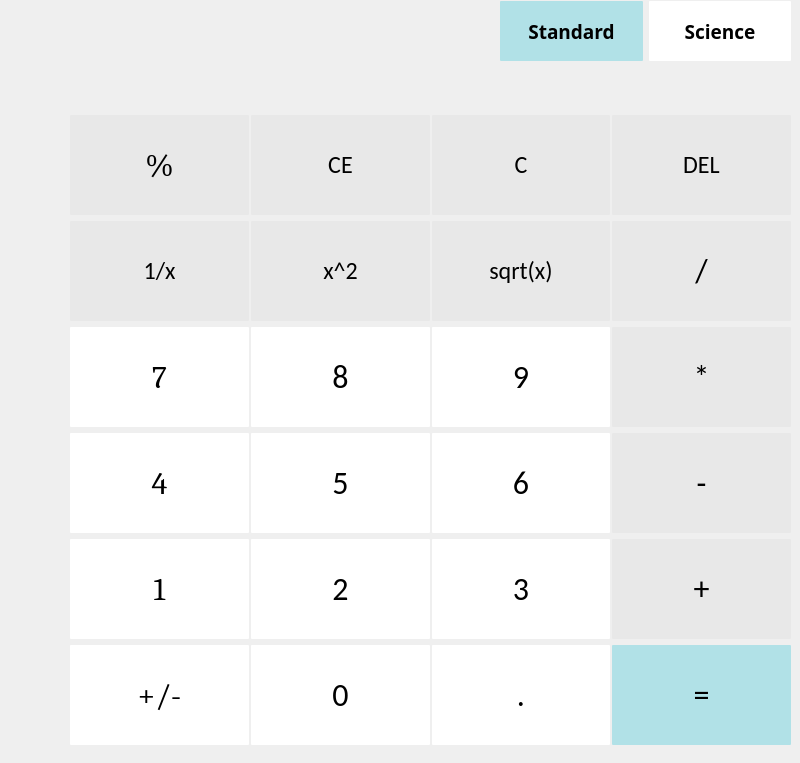
    <widget class="QWidget" name="Standardpage">
     <widget class="QWidget" name="layoutWidget_7">
      <property name="geometry">
       <rect>
        <x>70</x>
        <y>110</y>
        <width>721</width>
        <height>644</height>
       </rect>
      </property>
      <layout class="QGridLayout" name="gridLayout_5">
       <property name="spacing">
        <number>1</number>
       </property>
       <item row="0" column="0">
        <layout class="QHBoxLayout" name="horizontalLayout_21">
         <property name="spacing">
          <number>2</number>
         </property>
         <property name="sizeConstraint">
          <enum>QLayout::SetDefaultConstraint</enum>
         </property>
         <property name="topMargin">
          <number>0</number>
         </property>
         <item>
          <widget class="QPushButton" name="Botton_mod">
           <property name="minimumSize">
            <size>
             <width>100</width>
             <height>100</height>
            </size>
           </property>
           <property name="font">
            <font>
             <family>Cambria</family>
             <pointsize>24</pointsize>
             <weight>50</weight>
             <bold>false</bold>
            </font>
           </property>
           <property name="styleSheet">
            <string notr="true">QPushButton { background-color: rgb(232,232,232); border-radius: 1px; color: rgb(0, 0, 0); color:black} QPushButton:hover { background-color: rgb(181, 181, 181); }</string>
           </property>
           <property name="text">
            <string>%</string>
           </property>
           <property name="flat">
            <bool>true</bool>
           </property>
          </widget>
         </item>
         <item>
          <widget class="QPushButton" name="Botton_ce">
           <property name="minimumSize">
            <size>
             <width>100</width>
             <height>100</height>
            </size>
           </property>
           <property name="sizeIncrement">
            <size>
             <width>0</width>
             <height>0</height>
            </size>
           </property>
           <property name="font">
            <font>
             <family>Calibri</family>
             <pointsize>18</pointsize>
             <weight>50</weight>
             <bold>false</bold>
            </font>
           </property>
           <property name="styleSheet">
            <string notr="true">QPushButton { background-color: rgb(232,232,232); border-radius: 1px; color: rgb(0, 0, 0); color:black} QPushButton:hover { background-color: rgb(181, 181, 181); }</string>
           </property>
           <property name="text">
            <string>CE</string>
           </property>
           <property name="default">
            <bool>false</bool>
           </property>
           <property name="flat">
            <bool>true</bool>
           </property>
          </widget>
         </item>
         <item>
          <widget class="QPushButton" name="Botton_c">
           <property name="minimumSize">
            <size>
             <width>100</width>
             <height>100</height>
            </size>
           </property>
           <property name="font">
            <font>
             <family>Calibri</family>
             <pointsize>18</pointsize>
            </font>
           </property>
           <property name="styleSheet">
            <string notr="true">QPushButton { background-color: rgb(232,232,232); border-radius: 1px; color: rgb(0, 0, 0); color:black} QPushButton:hover { background-color: rgb(181, 181, 181); }</string>
           </property>
           <property name="text">
            <string>C</string>
           </property>
           <property name="default">
            <bool>false</bool>
           </property>
           <property name="flat">
            <bool>true</bool>
           </property>
          </widget>
         </item>
         <item>
          <widget class="QPushButton" name="Botton_del">
           <property name="minimumSize">
            <size>
             <width>100</width>
             <height>100</height>
            </size>
           </property>
           <property name="font">
            <font>
             <family>Calibri</family>
             <pointsize>18</pointsize>
            </font>
           </property>
           <property name="styleSheet">
            <string notr="true">QPushButton { background-color: rgb(232,232,232); border-radius: 1px; color: rgb(0, 0, 0); color:black} QPushButton:hover { background-color: rgb(181, 181, 181); }</string>
           </property>
           <property name="text">
            <string>DEL</string>
           </property>
           <property name="flat">
            <bool>true</bool>
           </property>
          </widget>
         </item>
        </layout>
       </item>
       <item row="1" column="0">
        <layout class="QHBoxLayout" name="horizontalLayout_22">
         <property name="spacing">
          <number>2</number>
         </property>
         <property name="sizeConstraint">
          <enum>QLayout::SetDefaultConstraint</enum>
         </property>
         <property name="topMargin">
          <number>0</number>
         </property>
         <item>
          <widget class="QPushButton" name="Botton_recip">
           <property name="minimumSize">
            <size>
             <width>100</width>
             <height>100</height>
            </size>
           </property>
           <property name="font">
            <font>
             <family>Calibri</family>
             <pointsize>18</pointsize>
             <weight>50</weight>
             <bold>false</bold>
            </font>
           </property>
           <property name="styleSheet">
            <string notr="true">QPushButton { background-color: rgb(232,232,232); border-radius: 1px; color: rgb(0, 0, 0); color:black} QPushButton:hover { background-color: rgb(181, 181, 181); }</string>
           </property>
           <property name="text">
            <string>1/x</string>
           </property>
           <property name="flat">
            <bool>true</bool>
           </property>
          </widget>
         </item>
         <item>
          <widget class="QPushButton" name="Botton_squar">
           <property name="minimumSize">
            <size>
             <width>100</width>
             <height>100</height>
            </size>
           </property>
           <property name="sizeIncrement">
            <size>
             <width>0</width>
             <height>0</height>
            </size>
           </property>
           <property name="font">
            <font>
             <family>Calibri</family>
             <pointsize>18</pointsize>
             <weight>50</weight>
             <bold>false</bold>
            </font>
           </property>
           <property name="styleSheet">
            <string notr="true">QPushButton { background-color: rgb(232,232,232); border-radius: 1px; color: rgb(0, 0, 0); color:black} QPushButton:hover { background-color: rgb(181, 181, 181); }</string>
           </property>
           <property name="text">
            <string>x^2</string>
           </property>
           <property name="default">
            <bool>false</bool>
           </property>
           <property name="flat">
            <bool>true</bool>
           </property>
          </widget>
         </item>
         <item>
          <widget class="QPushButton" name="Botton_sqrt">
           <property name="minimumSize">
            <size>
             <width>100</width>
             <height>100</height>
            </size>
           </property>
           <property name="font">
            <font>
             <family>Calibri</family>
             <pointsize>18</pointsize>
            </font>
           </property>
           <property name="styleSheet">
            <string notr="true">QPushButton { background-color: rgb(232,232,232); border-radius: 1px; color: rgb(0, 0, 0); color:black} QPushButton:hover { background-color: rgb(181, 181, 181); }</string>
           </property>
           <property name="text">
            <string>sqrt(x)</string>
           </property>
           <property name="default">
            <bool>false</bool>
           </property>
           <property name="flat">
            <bool>true</bool>
           </property>
          </widget>
         </item>
         <item>
          <widget class="QPushButton" name="Botton_division">
           <property name="minimumSize">
            <size>
             <width>100</width>
             <height>100</height>
            </size>
           </property>
           <property name="font">
            <font>
             <family>Calibri</family>
             <pointsize>24</pointsize>
            </font>
           </property>
           <property name="styleSheet">
            <string notr="true">QPushButton { background-color: rgb(232,232,232); border-radius: 1px; color: rgb(0, 0, 0); color:black} QPushButton:hover { background-color: rgb(181, 181, 181); }</string>
           </property>
           <property name="text">
            <string>/</string>
           </property>
           <property name="flat">
            <bool>true</bool>
           </property>
          </widget>
         </item>
        </layout>
       </item>
       <item row="2" column="0">
        <layout class="QHBoxLayout" name="horizontalLayout_23">
         <property name="spacing">
          <number>2</number>
         </property>
         <property name="sizeConstraint">
          <enum>QLayout::SetDefaultConstraint</enum>
         </property>
         <property name="topMargin">
          <number>0</number>
         </property>
         <item>
          <widget class="QPushButton" name="Botton_7">
           <property name="minimumSize">
            <size>
             <width>100</width>
             <height>100</height>
            </size>
           </property>
           <property name="font">
            <font>
             <family>Cambria</family>
             <pointsize>24</pointsize>
             <weight>50</weight>
             <bold>false</bold>
            </font>
           </property>
           <property name="styleSheet">
            <string notr="true">QPushButton { background-color: rgb(255, 255, 255); border-radius: 1px; color: rgb(0, 0, 0); color:black} QPushButton:hover { background-color: rgb(181, 181, 181); }</string>
           </property>
           <property name="text">
            <string>7</string>
           </property>
           <property name="flat">
            <bool>true</bool>
           </property>
          </widget>
         </item>
         <item>
          <widget class="QPushButton" name="Botton_8">
           <property name="minimumSize">
            <size>
             <width>100</width>
             <height>100</height>
            </size>
           </property>
           <property name="sizeIncrement">
            <size>
             <width>0</width>
             <height>0</height>
            </size>
           </property>
           <property name="font">
            <font>
             <family>Calibri</family>
             <pointsize>24</pointsize>
             <weight>50</weight>
             <bold>false</bold>
            </font>
           </property>
           <property name="styleSheet">
            <string notr="true">QPushButton { background-color: rgb(255, 255, 255); border-radius: 1px; color: rgb(0, 0, 0); color:black} QPushButton:hover { background-color: rgb(181, 181, 181); }</string>
           </property>
           <property name="text">
            <string>8</string>
           </property>
           <property name="default">
            <bool>false</bool>
           </property>
           <property name="flat">
            <bool>true</bool>
           </property>
          </widget>
         </item>
         <item>
          <widget class="QPushButton" name="Botton_9">
           <property name="minimumSize">
            <size>
             <width>100</width>
             <height>100</height>
            </size>
           </property>
           <property name="font">
            <font>
             <family>Calibri</family>
             <pointsize>24</pointsize>
            </font>
           </property>
           <property name="styleSheet">
            <string notr="true">QPushButton { background-color: rgb(255, 255, 255); border-radius: 1px; color: rgb(0, 0, 0); color:black} QPushButton:hover { background-color: rgb(181, 181, 181); }</string>
           </property>
           <property name="text">
            <string>9</string>
           </property>
           <property name="default">
            <bool>false</bool>
           </property>
           <property name="flat">
            <bool>true</bool>
           </property>
          </widget>
         </item>
         <item>
          <widget class="QPushButton" name="Botton_multi">
           <property name="minimumSize">
            <size>
             <width>100</width>
             <height>100</height>
            </size>
           </property>
           <property name="font">
            <font>
             <family>Calibri</family>
             <pointsize>24</pointsize>
            </font>
           </property>
           <property name="styleSheet">
            <string notr="true">QPushButton { background-color: rgb(232,232,232); border-radius: 1px; color: rgb(0, 0, 0); color:black} QPushButton:hover { background-color: rgb(181, 181, 181); }</string>
           </property>
           <property name="text">
            <string>*</string>
           </property>
           <property name="flat">
            <bool>true</bool>
           </property>
          </widget>
         </item>
        </layout>
       </item>
       <item row="3" column="0">
        <layout class="QHBoxLayout" name="horizontalLayout_24">
         <property name="spacing">
          <number>2</number>
         </property>
         <property name="sizeConstraint">
          <enum>QLayout::SetDefaultConstraint</enum>
         </property>
         <property name="topMargin">
          <number>0</number>
         </property>
         <item>
          <widget class="QPushButton" name="Botton_4">
           <property name="minimumSize">
            <size>
             <width>100</width>
             <height>100</height>
            </size>
           </property>
           <property name="font">
            <font>
             <family>Cambria</family>
             <pointsize>24</pointsize>
             <weight>50</weight>
             <bold>false</bold>
            </font>
           </property>
           <property name="styleSheet">
            <string notr="true">QPushButton { background-color: rgb(255, 255, 255); border-radius: 1px; color: rgb(0, 0, 0); color:black} QPushButton:hover { background-color: rgb(181, 181, 181); }</string>
           </property>
           <property name="text">
            <string>4</string>
           </property>
           <property name="flat">
            <bool>true</bool>
           </property>
          </widget>
         </item>
         <item>
          <widget class="QPushButton" name="Botton_5">
           <property name="minimumSize">
            <size>
             <width>100</width>
             <height>100</height>
            </size>
           </property>
           <property name="sizeIncrement">
            <size>
             <width>0</width>
             <height>0</height>
            </size>
           </property>
           <property name="font">
            <font>
             <family>Calibri</family>
             <pointsize>24</pointsize>
             <weight>50</weight>
             <bold>false</bold>
            </font>
           </property>
           <property name="styleSheet">
            <string notr="true">QPushButton { background-color: rgb(255, 255, 255); border-radius: 1px; color: rgb(0, 0, 0); color:black} QPushButton:hover { background-color: rgb(181, 181, 181); }</string>
           </property>
           <property name="text">
            <string>5</string>
           </property>
           <property name="default">
            <bool>false</bool>
           </property>
           <property name="flat">
            <bool>true</bool>
           </property>
          </widget>
         </item>
         <item>
          <widget class="QPushButton" name="Botton_6">
           <property name="minimumSize">
            <size>
             <width>100</width>
             <height>100</height>
            </size>
           </property>
           <property name="font">
            <font>
             <family>Calibri</family>
             <pointsize>24</pointsize>
            </font>
           </property>
           <property name="styleSheet">
            <string notr="true">QPushButton { background-color: rgb(255, 255, 255); border-radius: 1px; color: rgb(0, 0, 0); color:black} QPushButton:hover { background-color: rgb(181, 181, 181); }</string>
           </property>
           <property name="text">
            <string>6</string>
           </property>
           <property name="default">
            <bool>false</bool>
           </property>
           <property name="flat">
            <bool>true</bool>
           </property>
          </widget>
         </item>
         <item>
          <widget class="QPushButton" name="Botton_minus">
           <property name="minimumSize">
            <size>
             <width>100</width>
             <height>100</height>
            </size>
           </property>
           <property name="font">
            <font>
             <family>Calibri</family>
             <pointsize>24</pointsize>
            </font>
           </property>
           <property name="styleSheet">
            <string notr="true">QPushButton { background-color: rgb(232,232,232); border-radius: 1px; color: rgb(0, 0, 0); color:black} QPushButton:hover { background-color: rgb(181, 181, 181); }</string>
           </property>
           <property name="text">
            <string>-</string>
           </property>
           <property name="flat">
            <bool>true</bool>
           </property>
          </widget>
         </item>
        </layout>
       </item>
       <item row="4" column="0">
        <layout class="QHBoxLayout" name="horizontalLayout_25">
         <property name="spacing">
          <number>2</number>
         </property>
         <property name="sizeConstraint">
          <enum>QLayout::SetDefaultConstraint</enum>
         </property>
         <property name="topMargin">
          <number>0</number>
         </property>
         <item>
          <widget class="QPushButton" name="Botton_1">
           <property name="minimumSize">
            <size>
             <width>100</width>
             <height>100</height>
            </size>
           </property>
           <property name="font">
            <font>
             <family>Cambria</family>
             <pointsize>24</pointsize>
             <weight>50</weight>
             <bold>false</bold>
            </font>
           </property>
           <property name="styleSheet">
            <string notr="true">QPushButton { background-color: rgb(255, 255, 255); border-radius: 1px; color: rgb(0, 0, 0); color:black} QPushButton:hover { background-color: rgb(181, 181, 181); }</string>
           </property>
           <property name="text">
            <string>1</string>
           </property>
           <property name="flat">
            <bool>true</bool>
           </property>
          </widget>
         </item>
         <item>
          <widget class="QPushButton" name="Botton_2">
           <property name="minimumSize">
            <size>
             <width>100</width>
             <height>100</height>
            </size>
           </property>
           <property name="sizeIncrement">
            <size>
             <width>0</width>
             <height>0</height>
            </size>
           </property>
           <property name="font">
            <font>
             <family>Calibri</family>
             <pointsize>24</pointsize>
             <weight>50</weight>
             <bold>false</bold>
            </font>
           </property>
           <property name="styleSheet">
            <string notr="true">QPushButton { background-color: rgb(255, 255, 255); border-radius: 1px; color: rgb(0, 0, 0); color:black} QPushButton:hover { background-color: rgb(181, 181, 181); }</string>
           </property>
           <property name="text">
            <string>2</string>
           </property>
           <property name="default">
            <bool>false</bool>
           </property>
           <property name="flat">
            <bool>true</bool>
           </property>
          </widget>
         </item>
         <item>
          <widget class="QPushButton" name="Botton_3">
           <property name="minimumSize">
            <size>
             <width>100</width>
             <height>100</height>
            </size>
           </property>
           <property name="font">
            <font>
             <family>Calibri</family>
             <pointsize>24</pointsize>
            </font>
           </property>
           <property name="styleSheet">
            <string notr="true">QPushButton { background-color: rgb(255, 255, 255); border-radius: 1px; color: rgb(0, 0, 0); color:black} QPushButton:hover { background-color: rgb(181, 181, 181); }</string>
           </property>
           <property name="text">
            <string>3</string>
           </property>
           <property name="default">
            <bool>false</bool>
           </property>
           <property name="flat">
            <bool>true</bool>
           </property>
          </widget>
         </item>
         <item>
          <widget class="QPushButton" name="Botton_plus">
           <property name="minimumSize">
            <size>
             <width>100</width>
             <height>100</height>
            </size>
           </property>
           <property name="font">
            <font>
             <family>Calibri</family>
             <pointsize>24</pointsize>
            </font>
           </property>
           <property name="styleSheet">
            <string notr="true">QPushButton { background-color: rgb(232,232,232); border-radius: 1px; color: rgb(0, 0, 0); color:black} QPushButton:hover { background-color: rgb(181, 181, 181); }</string>
           </property>
           <property name="text">
            <string>+</string>
           </property>
           <property name="flat">
            <bool>true</bool>
           </property>
          </widget>
         </item>
        </layout>
       </item>
       <item row="5" column="0">
        <layout class="QHBoxLayout" name="horizontalLayout_26">
         <property name="spacing">
          <number>2</number>
         </property>
         <property name="sizeConstraint">
          <enum>QLayout::SetDefaultConstraint</enum>
         </property>
         <property name="topMargin">
          <number>0</number>
         </property>
         <item>
          <widget class="QPushButton" name="Botton_neg_pos">
           <property name="minimumSize">
            <size>
             <width>100</width>
             <height>100</height>
            </size>
           </property>
           <property name="font">
            <font>
             <family>Cambria</family>
             <pointsize>24</pointsize>
             <weight>50</weight>
             <bold>false</bold>
            </font>
           </property>
           <property name="styleSheet">
            <string notr="true">QPushButton { background-color: rgb(255, 255, 255); border-radius: 1px; color: rgb(0, 0, 0); color:black} QPushButton:hover { background-color: rgb(181, 181, 181); }</string>
           </property>
           <property name="text">
            <string>+/-</string>
           </property>
           <property name="flat">
            <bool>true</bool>
           </property>
          </widget>
         </item>
         <item>
          <widget class="QPushButton" name="Botton_0">
           <property name="minimumSize">
            <size>
             <width>100</width>
             <height>100</height>
            </size>
           </property>
           <property name="sizeIncrement">
            <size>
             <width>0</width>
             <height>0</height>
            </size>
           </property>
           <property name="font">
            <font>
             <family>Calibri</family>
             <pointsize>24</pointsize>
             <weight>50</weight>
             <bold>false</bold>
            </font>
           </property>
           <property name="styleSheet">
            <string notr="true">QPushButton { background-color: rgb(255, 255, 255); border-radius: 1px; color: rgb(0, 0, 0); color:black} QPushButton:hover { background-color: rgb(181, 181, 181); }</string>
           </property>
           <property name="text">
            <string>0</string>
           </property>
           <property name="default">
            <bool>false</bool>
           </property>
           <property name="flat">
            <bool>true</bool>
           </property>
          </widget>
         </item>
         <item>
          <widget class="QPushButton" name="Botton_point">
           <property name="minimumSize">
            <size>
             <width>100</width>
             <height>100</height>
            </size>
           </property>
           <property name="font">
            <font>
             <family>Calibri</family>
             <pointsize>24</pointsize>
            </font>
           </property>
           <property name="styleSheet">
            <string notr="true">QPushButton { background-color: rgb(255, 255, 255); border-radius: 1px; color: rgb(0, 0, 0); color:black} QPushButton:hover { background-color: rgb(181, 181, 181); }</string>
           </property>
           <property name="text">
            <string>.</string>
           </property>
           <property name="default">
            <bool>false</bool>
           </property>
           <property name="flat">
            <bool>true</bool>
           </property>
          </widget>
         </item>
         <item>
          <widget class="QPushButton" name="Botton_equ">
           <property name="minimumSize">
            <size>
             <width>100</width>
             <height>100</height>
            </size>
           </property>
           <property name="font">
            <font>
             <family>Calibri</family>
             <pointsize>24</pointsize>
            </font>
           </property>
           <property name="styleSheet">
            <string notr="true">QPushButton { background-color: rgb(177, 225, 231); border-radius: 1px; color: rgb(0, 0, 0); color:black} QPushButton:hover { background-color: rgb(124, 224, 236); }</string>
           </property>
           <property name="text">
            <string>=</string>
           </property>
           <property name="flat">
            <bool>true</bool>
           </property>
          </widget>
         </item>
        </layout>
       </item>
      </layout>
     </widget>
     <widget class="QWidget" name="layoutWidget">
      <property name="geometry">
       <rect>
        <x>500</x>
        <y>0</y>
        <width>291</width>
        <height>62</height>
       </rect>
      </property>
      <layout class="QHBoxLayout" name="horizontalLayout_20">
       <item>
        <widget class="QPushButton" name="Standard_standard">
         <property name="minimumSize">
          <size>
           <width>0</width>
           <height>60</height>
          </size>
         </property>
         <property name="font">
          <font>
           <family>Book Antiqua</family>
           <pointsize>14</pointsize>
           <weight>75</weight>
           <bold>true</bold>
          </font>
         </property>
         <property name="styleSheet">
          <string notr="true">QPushButton { background-color: rgb(177, 225, 231); border-radius: 1px; color: rgb(0, 0, 0); color:black} QPushButton:hover { background-color: rgb(124, 224, 236); }</string>
         </property>
         <property name="text">
          <string>Standard</string>
         </property>
         <property name="flat">
          <bool>true</bool>
         </property>
        </widget>
       </item>
       <item>
        <widget class="QPushButton" name="Science_standard">
         <property name="minimumSize">
          <size>
           <width>0</width>
           <height>60</height>
          </size>
         </property>
         <property name="font">
          <font>
           <family>Book Antiqua</family>
           <pointsize>14</pointsize>
           <weight>75</weight>
           <bold>true</bold>
          </font>
         </property>
         <property name="styleSheet">
          <string notr="true">QPushButton { background-color: rgb(255, 255, 255); border-radius: 1px; color: rgb(0, 0, 0); color:black} QPushButton:hover { background-color: rgb(181, 181, 181); }</string>
         </property>
         <property name="text">
          <string>Science</string>
         </property>
         <property name="flat">
          <bool>true</bool>
         </property>
        </widget>
       </item>
      </layout>
     </widget>
    </widget>
